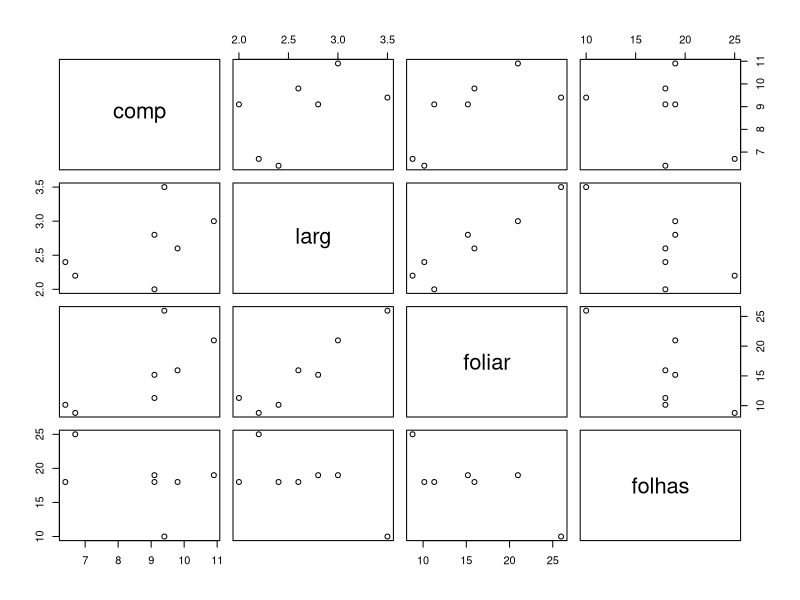
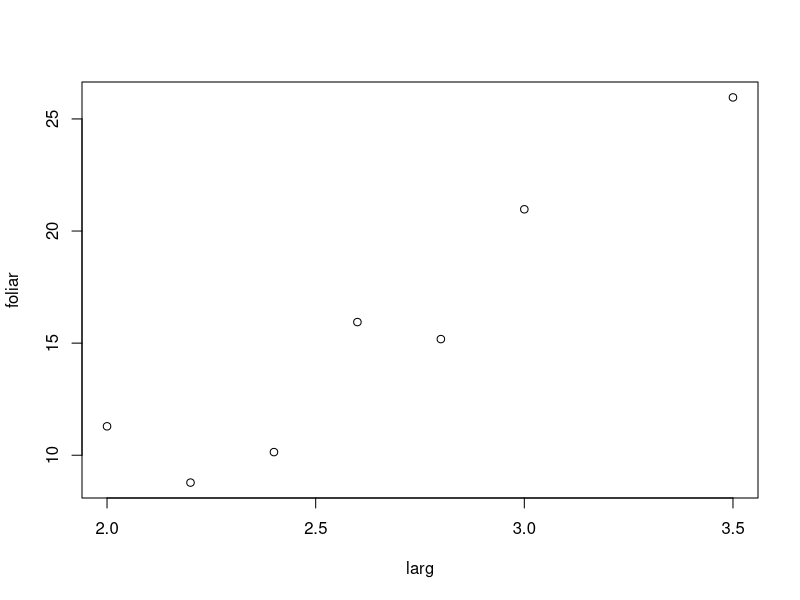
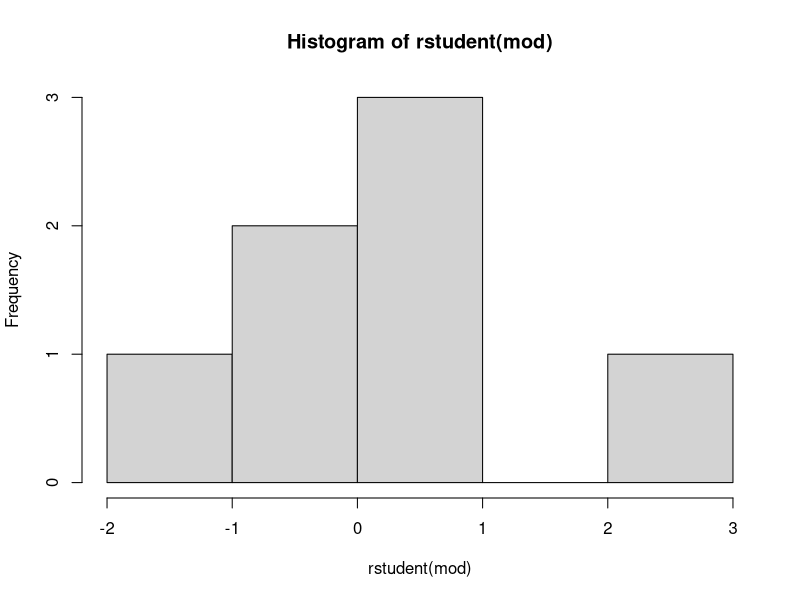

These figures' R source, in order:
# >>>>> Exercício de análise de dados <<<<
# >>>>> Dados coletados de amostra de folhas <<<<

# Incluindo os dados
	# comp = comprimento da folha
	# larg = largura da folha
	# foliar = área foliar
	# folhas = quantidade de folhas
data_folha <- read.table(text="
comp larg foliar folhas
9.8  2.6  15.94  18
9.1  2.0  11.29  18
10.9 3.0  20.97  19
6.4  2.4  10.14  18
9.4  3.5  25.96  10
6.7  2.2  8.78   25
9.1  2.8  15.18  19", header=TRUE)

data

# Dimensão da matriz
dim(data_folha)

# Visualizar dispersão
plot(data_folha)
# Conclusão: há apenas uma relação observável: largura e área foliar 

# >>> Portanto, vamos estudar a relação entre largura e área foliar <<<

# coloca matriz como objeto e plota apenas as duas variáveis
attach(data_folha)
plot(larg,foliar)

# Correlação
cor(larg,foliar)
	# = 0,94

# coeficiente de determinação (R^2)
cor(larg,foliar)^2
	# = 0,88

# Ajuste de uma reta (resp = foliar, explic = larg)
mod=lm(foliar~larg,data=data_folha)
summary(mod)
hist(rstudent(mod))

# Teste de normalidade
shapiro.test(rstudent(mod))
	# Não rejeito a normalidade: 0,05 < 0,3 = P

# Matriz de variâncias e covariâncias dos estimadores
vcov(mod)

# Ajute de um hiperplano
mod<-lm(foliar~comp+larg+folhas,data=data_folha)
summary(mod)
# Resultado: olho o que estão com a estrelinha do
# lado porque é menor do que o alfa, significativo

# Exercício: coloca como res o número de folhas
mod<-lm(folhas~comp+larg+foliar,data=data_folha)
summary(mod)
